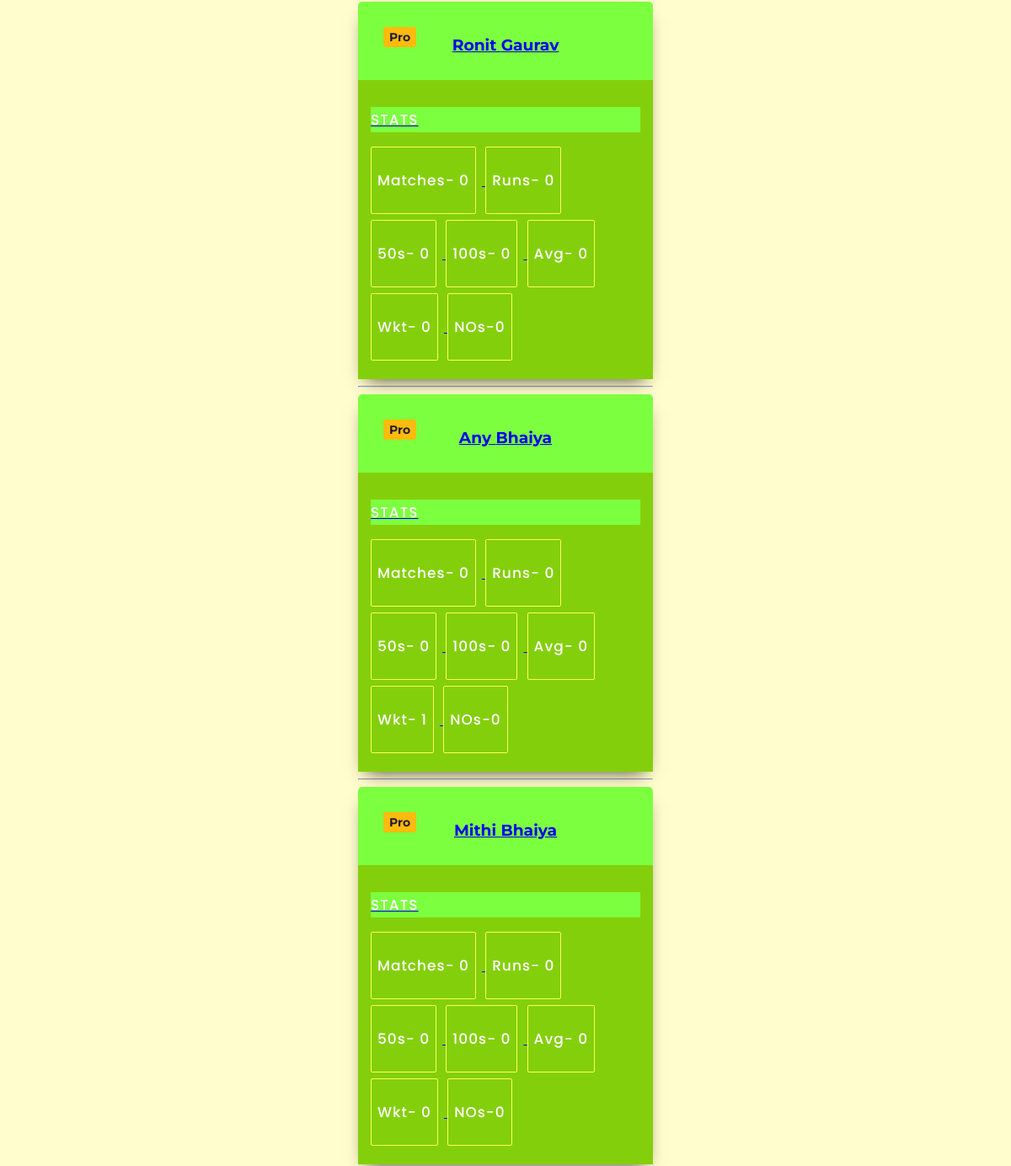
/ (middle part), run on an earlier commit of the app's database.
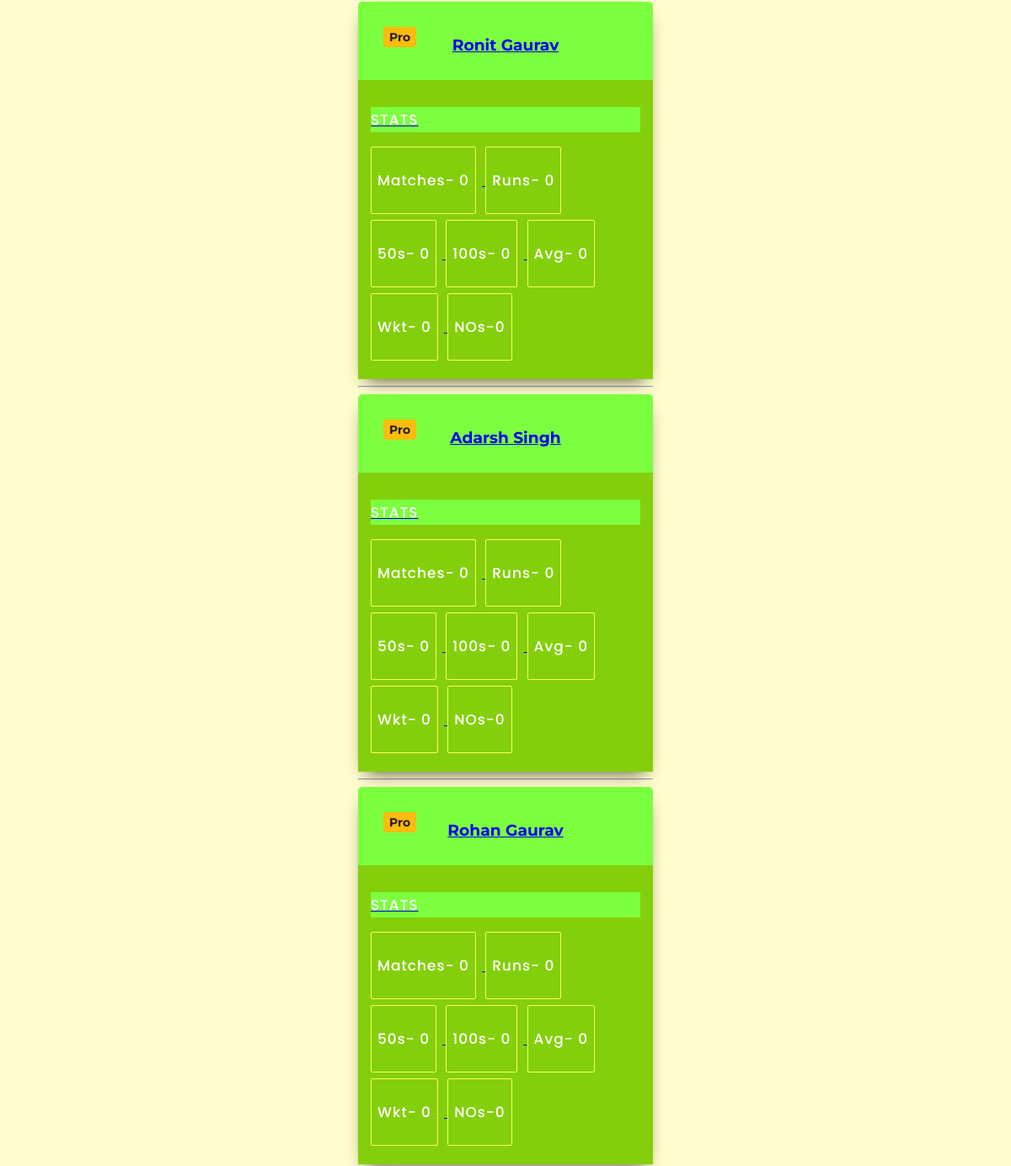
And on a later commit of the database.
### Matches/models.py (models this page shows, shortened)
class Player(models.Model):
    first_name = models.CharField(max_length=30)
    last_name = models.CharField(max_length=30)
    runs = models.IntegerField(default=0)
    fifties = models.IntegerField(default=0)
    hundreds = models.IntegerField(default=0)
    wickets = models.IntegerField(default=0)
    matches = models.IntegerField(default=0)
    notouts = models.IntegerField(default=0)
    def average(self):
        if self.matches==0:
            return 0
        if self.matches-self.notouts<=0:
            return self.runs
        return round(self.runs/(self.matches-self.notouts),2)

### Matches/views.py (the view)
# urls.py: path('',views.index,name='home'),
def index(request):
    players = Player.objects.all().order_by('-matches','-runs')
    context = {'players':players}
    return render(request,'index.html',context)

### templates/index.html (shortened to what this page needs)
{% load static %}
<!DOCTYPE html>
<html lang="en">
	<head>
		<link rel="stylesheet" href="{% static 'styles.css' %}">
	</head>
    <body>
    <div>
            {% for player in players %}
                <div class="card-container">
                <a href="{% url 'show' pk=player.pk %}">
                    <span class="pro">Pro</span>
                    <h3>{{ player.first_name }} {{ player.last_name }}</h3>
                    <div class="skills" style="color: #7cff3f">
                        <h6  style="color: #ecedf3"><p>STATS</p></h6>
                        <ul>
                            <li style="color: #ecedf3" ><p>Matches- {{ player.matches }}</p></li>
                            <li style="color: #ecedf3"><p>Runs- {{ player.runs }}</p></li>
                            <li style="color: #ecedf3"><p>50s- {{ player.fifties }}</p></li>
                            <li style="color: #ecedf3"><p>100s- {{ player.hundreds }}</p></li>
                            <li style="color: #ecedf3"><p>Avg- {{ player.average }}</p></li>
                            <li style="color: #ecedf3"><p>Wkt- {{ player.wickets }}</p></li>
                            <li style="color: #ecedf3"><p>NOs-{{ player.notouts }}</p></li>
                        </ul>
                    </div>
                     </a>
                </div>
                <hr>
            {% endfor %}
    </body>
</html>

What changed in the data, as far as the page shows it:
changed Player: first_name "Any" → "Adarsh"; last_name "Bhaiya" → "Singh"; wickets "1" → "0"
changed Player: first_name "Mithi" → "Rohan"; last_name "Bhaiya" → "Gaurav"
